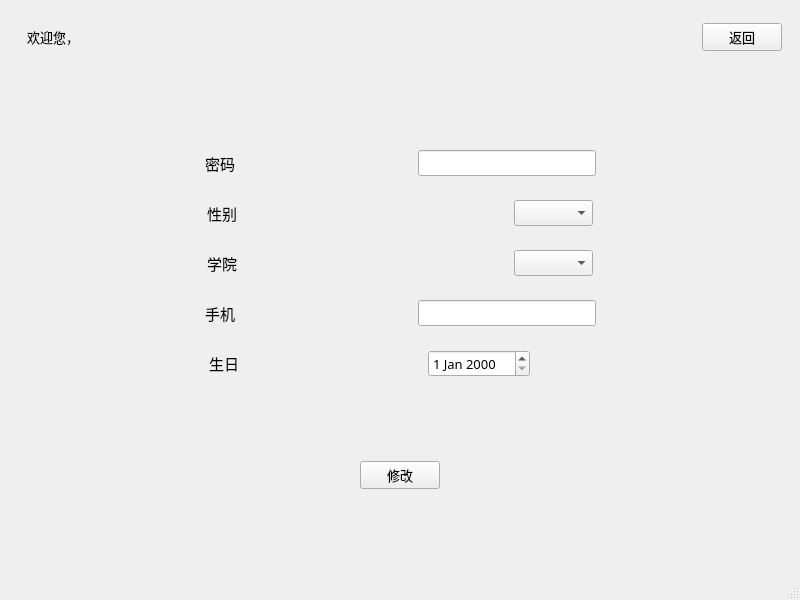
<?xml version="1.0" encoding="UTF-8"?>
<ui version="4.0">
 <class>Stu_changeInfo</class>
 <widget class="QMainWindow" name="Stu_changeInfo">
  <property name="geometry">
   <rect>
    <x>0</x>
    <y>0</y>
    <width>800</width>
    <height>600</height>
   </rect>
  </property>
  <property name="font">
   <font>
    <family>楷体</family>
    <pointsize>10</pointsize>
   </font>
  </property>
  <property name="windowTitle">
   <string>修改学生信息</string>
  </property>
  <widget class="QWidget" name="centralwidget">
   <layout class="QGridLayout" name="gridLayout">
    <item row="0" column="0">
     <widget class="QWidget" name="widget_3" native="true">
      <layout class="QVBoxLayout" name="verticalLayout_2">
       <item>
        <widget class="QWidget" name="widget_2" native="true">
         <layout class="QHBoxLayout" name="horizontalLayout">
          <item>
           <widget class="QLabel" name="label">
            <property name="text">
             <string>欢迎您，</string>
            </property>
           </widget>
          </item>
          <item>
           <widget class="QLabel" name="label_3">
            <property name="text">
             <string/>
            </property>
           </widget>
          </item>
         </layout>
        </widget>
       </item>
      </layout>
     </widget>
    </item>
    <item row="1" column="0" colspan="4">
     <widget class="QWidget" name="widget_4" native="true">
      <layout class="QVBoxLayout" name="verticalLayout">
       <item>
        <spacer name="verticalSpacer_3">
         <property name="orientation">
          <enum>Qt::Vertical</enum>
         </property>
         <property name="sizeHint" stdset="0">
          <size>
           <width>20</width>
           <height>40</height>
          </size>
         </property>
        </spacer>
       </item>
       <item>
        <widget class="QWidget" name="widget_5" native="true">
         <layout class="QHBoxLayout" name="horizontalLayout_4">
          <item>
           <spacer name="horizontalSpacer_7">
            <property name="orientation">
             <enum>Qt::Horizontal</enum>
            </property>
            <property name="sizeHint" stdset="0">
             <size>
              <width>46</width>
              <height>20</height>
             </size>
            </property>
           </spacer>
          </item>
          <item>
           <widget class="QLabel" name="label_2">
            <property name="font">
             <font>
              <family>楷体</family>
              <pointsize>11</pointsize>
             </font>
            </property>
            <property name="text">
             <string>密码</string>
            </property>
           </widget>
          </item>
          <item>
           <spacer name="horizontalSpacer_8">
            <property name="orientation">
             <enum>Qt::Horizontal</enum>
            </property>
            <property name="sizeHint" stdset="0">
             <size>
              <width>40</width>
              <height>20</height>
             </size>
            </property>
           </spacer>
          </item>
          <item>
           <widget class="QLineEdit" name="password0"/>
          </item>
          <item>
           <spacer name="horizontalSpacer_29">
            <property name="orientation">
             <enum>Qt::Horizontal</enum>
            </property>
            <property name="sizeHint" stdset="0">
             <size>
              <width>40</width>
              <height>20</height>
             </size>
            </property>
           </spacer>
          </item>
         </layout>
        </widget>
       </item>
       <item>
        <widget class="QWidget" name="widget_6" native="true">
         <layout class="QHBoxLayout" name="horizontalLayout_5">
          <item>
           <spacer name="horizontalSpacer_9">
            <property name="orientation">
             <enum>Qt::Horizontal</enum>
            </property>
            <property name="sizeHint" stdset="0">
             <size>
              <width>46</width>
              <height>20</height>
             </size>
            </property>
           </spacer>
          </item>
          <item>
           <spacer name="horizontalSpacer_4">
            <property name="orientation">
             <enum>Qt::Horizontal</enum>
            </property>
            <property name="sizeHint" stdset="0">
             <size>
              <width>40</width>
              <height>20</height>
             </size>
            </property>
           </spacer>
          </item>
          <item>
           <widget class="QLabel" name="label_4">
            <property name="font">
             <font>
              <family>楷体</family>
              <pointsize>11</pointsize>
             </font>
            </property>
            <property name="text">
             <string>性别</string>
            </property>
           </widget>
          </item>
          <item>
           <spacer name="horizontalSpacer_35">
            <property name="orientation">
             <enum>Qt::Horizontal</enum>
            </property>
            <property name="sizeHint" stdset="0">
             <size>
              <width>40</width>
              <height>20</height>
             </size>
            </property>
           </spacer>
          </item>
          <item>
           <spacer name="horizontalSpacer_34">
            <property name="orientation">
             <enum>Qt::Horizontal</enum>
            </property>
            <property name="sizeHint" stdset="0">
             <size>
              <width>40</width>
              <height>20</height>
             </size>
            </property>
           </spacer>
          </item>
          <item>
           <spacer name="horizontalSpacer_10">
            <property name="orientation">
             <enum>Qt::Horizontal</enum>
            </property>
            <property name="sizeHint" stdset="0">
             <size>
              <width>40</width>
              <height>20</height>
             </size>
            </property>
           </spacer>
          </item>
          <item>
           <widget class="QComboBox" name="comboBoxGender"/>
          </item>
          <item>
           <spacer name="horizontalSpacer_28">
            <property name="orientation">
             <enum>Qt::Horizontal</enum>
            </property>
            <property name="sizeHint" stdset="0">
             <size>
              <width>40</width>
              <height>20</height>
             </size>
            </property>
           </spacer>
          </item>
          <item>
           <spacer name="horizontalSpacer_30">
            <property name="orientation">
             <enum>Qt::Horizontal</enum>
            </property>
            <property name="sizeHint" stdset="0">
             <size>
              <width>40</width>
              <height>20</height>
             </size>
            </property>
           </spacer>
          </item>
         </layout>
        </widget>
       </item>
       <item>
        <widget class="QWidget" name="widget_7" native="true">
         <layout class="QHBoxLayout" name="horizontalLayout_6">
          <item>
           <spacer name="horizontalSpacer_17">
            <property name="orientation">
             <enum>Qt::Horizontal</enum>
            </property>
            <property name="sizeHint" stdset="0">
             <size>
              <width>46</width>
              <height>20</height>
             </size>
            </property>
           </spacer>
          </item>
          <item>
           <spacer name="horizontalSpacer_39">
            <property name="orientation">
             <enum>Qt::Horizontal</enum>
            </property>
            <property name="sizeHint" stdset="0">
             <size>
              <width>40</width>
              <height>20</height>
             </size>
            </property>
           </spacer>
          </item>
          <item>
           <widget class="QLabel" name="label_6">
            <property name="font">
             <font>
              <family>楷体</family>
              <pointsize>11</pointsize>
             </font>
            </property>
            <property name="text">
             <string>学院</string>
            </property>
           </widget>
          </item>
          <item>
           <spacer name="horizontalSpacer_18">
            <property name="orientation">
             <enum>Qt::Horizontal</enum>
            </property>
            <property name="sizeHint" stdset="0">
             <size>
              <width>40</width>
              <height>20</height>
             </size>
            </property>
           </spacer>
          </item>
          <item>
           <spacer name="horizontalSpacer_37">
            <property name="orientation">
             <enum>Qt::Horizontal</enum>
            </property>
            <property name="sizeHint" stdset="0">
             <size>
              <width>40</width>
              <height>20</height>
             </size>
            </property>
           </spacer>
          </item>
          <item>
           <spacer name="horizontalSpacer_38">
            <property name="orientation">
             <enum>Qt::Horizontal</enum>
            </property>
            <property name="sizeHint" stdset="0">
             <size>
              <width>40</width>
              <height>20</height>
             </size>
            </property>
           </spacer>
          </item>
          <item>
           <widget class="QComboBox" name="comboBoxInstitute"/>
          </item>
          <item>
           <spacer name="horizontalSpacer_36">
            <property name="orientation">
             <enum>Qt::Horizontal</enum>
            </property>
            <property name="sizeHint" stdset="0">
             <size>
              <width>40</width>
              <height>20</height>
             </size>
            </property>
           </spacer>
          </item>
          <item>
           <spacer name="horizontalSpacer_32">
            <property name="orientation">
             <enum>Qt::Horizontal</enum>
            </property>
            <property name="sizeHint" stdset="0">
             <size>
              <width>40</width>
              <height>20</height>
             </size>
            </property>
           </spacer>
          </item>
         </layout>
        </widget>
       </item>
       <item>
        <widget class="QWidget" name="widget_8" native="true">
         <layout class="QHBoxLayout" name="horizontalLayout_7">
          <item>
           <spacer name="horizontalSpacer_19">
            <property name="orientation">
             <enum>Qt::Horizontal</enum>
            </property>
            <property name="sizeHint" stdset="0">
             <size>
              <width>46</width>
              <height>20</height>
             </size>
            </property>
           </spacer>
          </item>
          <item>
           <widget class="QLabel" name="label_7">
            <property name="font">
             <font>
              <family>楷体</family>
              <pointsize>11</pointsize>
             </font>
            </property>
            <property name="text">
             <string>手机</string>
            </property>
           </widget>
          </item>
          <item>
           <spacer name="horizontalSpacer_20">
            <property name="orientation">
             <enum>Qt::Horizontal</enum>
            </property>
            <property name="sizeHint" stdset="0">
             <size>
              <width>40</width>
              <height>20</height>
             </size>
            </property>
           </spacer>
          </item>
          <item>
           <widget class="QLineEdit" name="phone0"/>
          </item>
          <item>
           <spacer name="horizontalSpacer_31">
            <property name="orientation">
             <enum>Qt::Horizontal</enum>
            </property>
            <property name="sizeHint" stdset="0">
             <size>
              <width>40</width>
              <height>20</height>
             </size>
            </property>
           </spacer>
          </item>
         </layout>
        </widget>
       </item>
       <item>
        <widget class="QWidget" name="widget" native="true">
         <layout class="QHBoxLayout" name="horizontalLayout_3">
          <item>
           <spacer name="horizontalSpacer">
            <property name="orientation">
             <enum>Qt::Horizontal</enum>
            </property>
            <property name="sizeHint" stdset="0">
             <size>
              <width>40</width>
              <height>20</height>
             </size>
            </property>
           </spacer>
          </item>
          <item>
           <spacer name="horizontalSpacer_25">
            <property name="orientation">
             <enum>Qt::Horizontal</enum>
            </property>
            <property name="sizeHint" stdset="0">
             <size>
              <width>40</width>
              <height>20</height>
             </size>
            </property>
           </spacer>
          </item>
          <item>
           <spacer name="horizontalSpacer_15">
            <property name="orientation">
             <enum>Qt::Horizontal</enum>
            </property>
            <property name="sizeHint" stdset="0">
             <size>
              <width>40</width>
              <height>20</height>
             </size>
            </property>
           </spacer>
          </item>
          <item>
           <widget class="QLabel" name="label_5">
            <property name="font">
             <font>
              <family>楷体</family>
              <pointsize>11</pointsize>
             </font>
            </property>
            <property name="text">
             <string>生日</string>
            </property>
           </widget>
          </item>
          <item>
           <spacer name="horizontalSpacer_16">
            <property name="orientation">
             <enum>Qt::Horizontal</enum>
            </property>
            <property name="sizeHint" stdset="0">
             <size>
              <width>40</width>
              <height>20</height>
             </size>
            </property>
           </spacer>
          </item>
          <item>
           <spacer name="horizontalSpacer_27">
            <property name="orientation">
             <enum>Qt::Horizontal</enum>
            </property>
            <property name="sizeHint" stdset="0">
             <size>
              <width>40</width>
              <height>20</height>
             </size>
            </property>
           </spacer>
          </item>
          <item>
           <spacer name="horizontalSpacer_26">
            <property name="orientation">
             <enum>Qt::Horizontal</enum>
            </property>
            <property name="sizeHint" stdset="0">
             <size>
              <width>40</width>
              <height>20</height>
             </size>
            </property>
           </spacer>
          </item>
          <item>
           <widget class="QDateEdit" name="birthday0"/>
          </item>
          <item>
           <spacer name="horizontalSpacer_2">
            <property name="orientation">
             <enum>Qt::Horizontal</enum>
            </property>
            <property name="sizeHint" stdset="0">
             <size>
              <width>40</width>
              <height>20</height>
             </size>
            </property>
           </spacer>
          </item>
          <item>
           <spacer name="horizontalSpacer_14">
            <property name="orientation">
             <enum>Qt::Horizontal</enum>
            </property>
            <property name="sizeHint" stdset="0">
             <size>
              <width>40</width>
              <height>20</height>
             </size>
            </property>
           </spacer>
          </item>
          <item>
           <spacer name="horizontalSpacer_11">
            <property name="orientation">
             <enum>Qt::Horizontal</enum>
            </property>
            <property name="sizeHint" stdset="0">
             <size>
              <width>40</width>
              <height>20</height>
             </size>
            </property>
           </spacer>
          </item>
          <item>
           <spacer name="horizontalSpacer_33">
            <property name="orientation">
             <enum>Qt::Horizontal</enum>
            </property>
            <property name="sizeHint" stdset="0">
             <size>
              <width>40</width>
              <height>20</height>
             </size>
            </property>
           </spacer>
          </item>
         </layout>
        </widget>
       </item>
       <item>
        <spacer name="verticalSpacer">
         <property name="orientation">
          <enum>Qt::Vertical</enum>
         </property>
         <property name="sizeHint" stdset="0">
          <size>
           <width>20</width>
           <height>40</height>
          </size>
         </property>
        </spacer>
       </item>
       <item>
        <widget class="QWidget" name="widget_9" native="true">
         <layout class="QHBoxLayout" name="horizontalLayout_8">
          <item>
           <spacer name="horizontalSpacer_21">
            <property name="orientation">
             <enum>Qt::Horizontal</enum>
            </property>
            <property name="sizeHint" stdset="0">
             <size>
              <width>40</width>
              <height>20</height>
             </size>
            </property>
           </spacer>
          </item>
          <item>
           <widget class="QPushButton" name="pushButton_2">
            <property name="text">
             <string>修改</string>
            </property>
           </widget>
          </item>
          <item>
           <spacer name="horizontalSpacer_22">
            <property name="orientation">
             <enum>Qt::Horizontal</enum>
            </property>
            <property name="sizeHint" stdset="0">
             <size>
              <width>40</width>
              <height>20</height>
             </size>
            </property>
           </spacer>
          </item>
         </layout>
        </widget>
       </item>
       <item>
        <spacer name="verticalSpacer_2">
         <property name="orientation">
          <enum>Qt::Vertical</enum>
         </property>
         <property name="sizeHint" stdset="0">
          <size>
           <width>20</width>
           <height>40</height>
          </size>
         </property>
        </spacer>
       </item>
      </layout>
     </widget>
    </item>
    <item row="0" column="3">
     <widget class="QWidget" name="widget_10" native="true">
      <layout class="QHBoxLayout" name="horizontalLayout_2">
       <item>
        <spacer name="horizontalSpacer_13">
         <property name="orientation">
          <enum>Qt::Horizontal</enum>
         </property>
         <property name="sizeHint" stdset="0">
          <size>
           <width>40</width>
           <height>20</height>
          </size>
         </property>
        </spacer>
       </item>
       <item>
        <spacer name="horizontalSpacer_5">
         <property name="orientation">
          <enum>Qt::Horizontal</enum>
         </property>
         <property name="sizeHint" stdset="0">
          <size>
           <width>40</width>
           <height>20</height>
          </size>
         </property>
        </spacer>
       </item>
       <item>
        <spacer name="horizontalSpacer_12">
         <property name="orientation">
          <enum>Qt::Horizontal</enum>
         </property>
         <property name="sizeHint" stdset="0">
          <size>
           <width>40</width>
           <height>20</height>
          </size>
         </property>
        </spacer>
       </item>
       <item>
        <spacer name="horizontalSpacer_6">
         <property name="orientation">
          <enum>Qt::Horizontal</enum>
         </property>
         <property name="sizeHint" stdset="0">
          <size>
           <width>40</width>
           <height>20</height>
          </size>
         </property>
        </spacer>
       </item>
       <item>
        <spacer name="horizontalSpacer_3">
         <property name="orientation">
          <enum>Qt::Horizontal</enum>
         </property>
         <property name="sizeHint" stdset="0">
          <size>
           <width>40</width>
           <height>20</height>
          </size>
         </property>
        </spacer>
       </item>
       <item>
        <widget class="QPushButton" name="pushButton">
         <property name="text">
          <string>返回</string>
         </property>
        </widget>
       </item>
      </layout>
     </widget>
    </item>
    <item row="0" column="2">
     <spacer name="horizontalSpacer_23">
      <property name="orientation">
       <enum>Qt::Horizontal</enum>
      </property>
      <property name="sizeHint" stdset="0">
       <size>
        <width>40</width>
        <height>20</height>
       </size>
      </property>
     </spacer>
    </item>
    <item row="0" column="1">
     <spacer name="horizontalSpacer_24">
      <property name="orientation">
       <enum>Qt::Horizontal</enum>
      </property>
      <property name="sizeHint" stdset="0">
       <size>
        <width>40</width>
        <height>20</height>
       </size>
      </property>
     </spacer>
    </item>
   </layout>
  </widget>
  <widget class="QMenuBar" name="menubar">
   <property name="geometry">
    <rect>
     <x>0</x>
     <y>0</y>
     <width>800</width>
     <height>26</height>
    </rect>
   </property>
  </widget>
  <widget class="QStatusBar" name="statusbar"/>
 </widget>
 <resources/>
 <connections/>
</ui>
